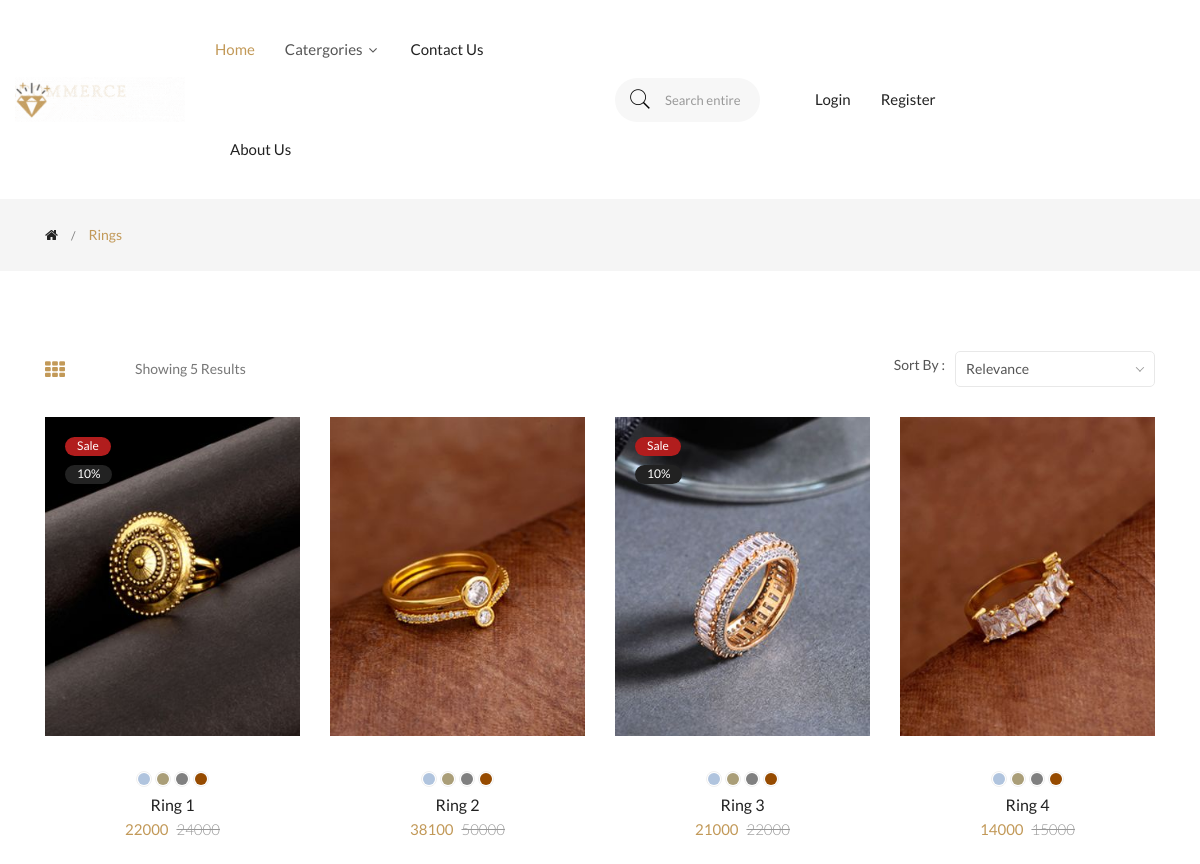
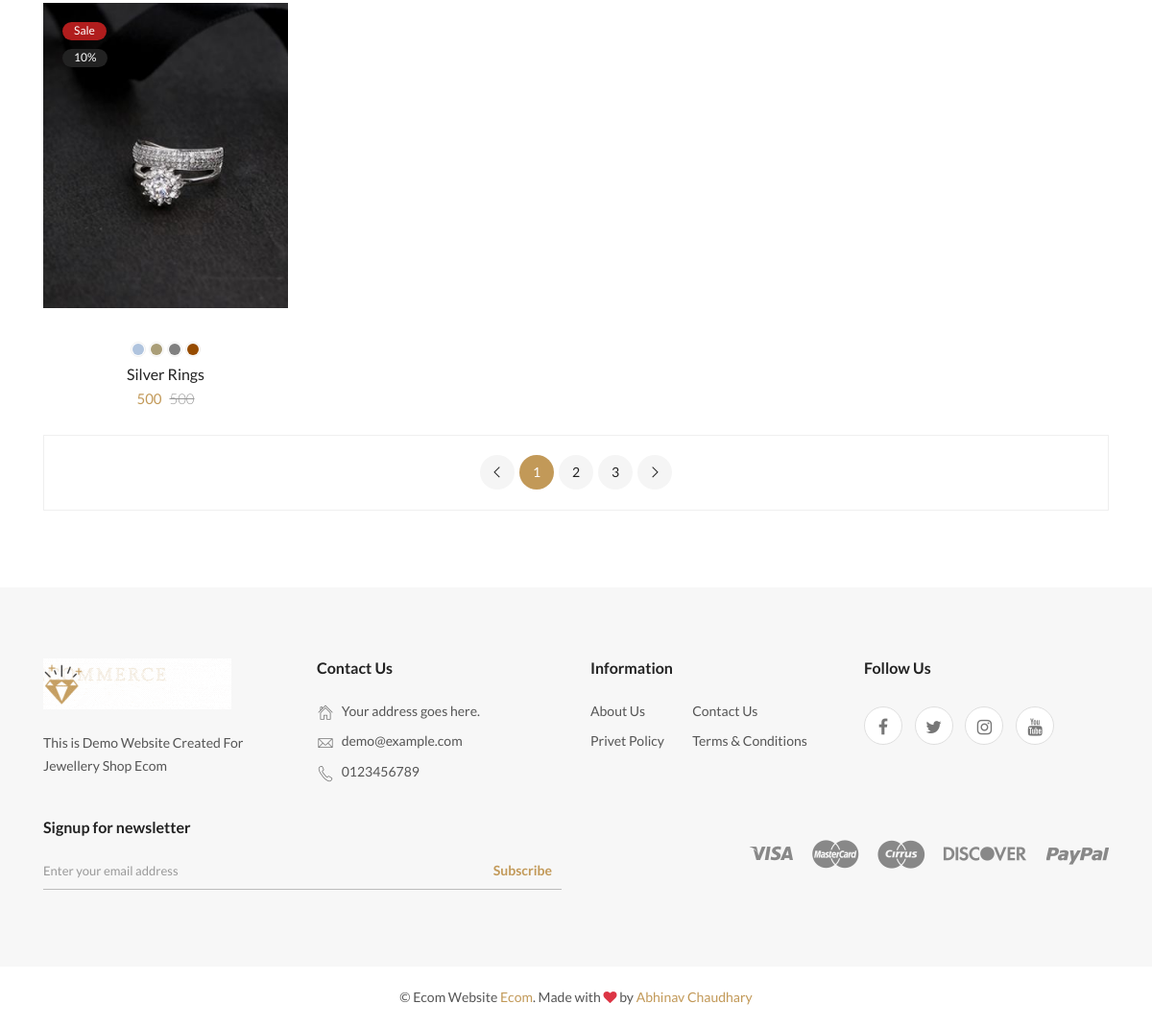
/shop/1, run on the app's committed database (2 pictures, top to bottom).
### app/models.py (models this page shows, shortened)
class SubCategory(models.Model):
    category = models.ForeignKey(Category, on_delete=models.CASCADE,null=True,blank=True)
    name = models.CharField(max_length=100)
    image = models.ImageField(upload_to="SubCategory" ,null =True ,blank=True)
    show = models.BooleanField(default=False)
    date  = models.DateField(auto_created=True)

class Product(models.Model):
    name = models.CharField(max_length=100)
    dsp= models.TextField(max_length=2000)
    price = models.IntegerField()
    D_price = models.IntegerField()
    sale = models.BooleanField(default=False)
    subCategory = models.ForeignKey(SubCategory,on_delete=models.CASCADE ,null=True,blank=True)
    image_1 = models.ImageField(upload_to='product')
    image_2 = models.ImageField(upload_to='product', blank=True, null = True)
    image_3 = models.ImageField(upload_to='product', blank=True, null = True)
    image_4 = models.ImageField(upload_to='product', blank=True, null = True)

### app/views.py (the view)
# urls.py: path('shop/<int:pk>',views.shop,name="shop"),
def shop(request,pk):
    if request.method =="GET":
        subcategory = SubCategory.objects.get(id = pk)
        product = Product.objects.filter(subCategory=subcategory)
    return render(request,"shop.html",{'product':product,"cat":subcategory})

### app/templates/shop.html (shortened to what this page needs)
{% extends 'base.html' %}
{% load static %}
{% block mainbody %}
    <main>
        <div class="breadcrumb-area">
            <div class="container">
                <div class="row">
                    <div class="col-12">
                        <div class="breadcrumb-wrap">
                            <nav aria-label="breadcrumb">
                                <ul class="breadcrumb">
                                    <li class="breadcrumb-item"><a href="{% url 'homepage' %}"><i class="fa fa-home"></i></a></li>
                                    <li class="breadcrumb-item active" aria-current="page">{{cat.name}}</li>
                                </ul>
                            </nav>
                        </div>
                    </div>
                </div>
            </div>
        </div>
        <div class="shop-main-wrapper section-padding">
            <div class="container">
                <div class="row">
                    <div class="col-lg-12">
                        <div class="shop-product-wrapper">
                            <div class="shop-top-bar">
                                <div class="row align-items-center">
                                    <div class="col-lg-7 col-md-6 order-2 order-md-1">
                                        <div class="top-bar-left">
                                            <div class="product-view-mode">
                                                <a class="active" href="#" data-target="grid-view" data-toggle="tooltip"
                                                    title="Grid View"><i class="fa fa-th"></i></a>
                                            </div>
                                            <div class="product-amount">
                                                <p>Showing {{product.count}} results</p>
                                            </div>
                                        </div>
                                    </div>
                                    <div class="col-lg-5 col-md-6 order-1 order-md-2">
                                        <div class="top-bar-right">
                                            <div class="product-short">
                                                <p>Sort By : </p>
                                            </div>
                                        </div>
                                    </div>
                                </div>
                            </div>
                            <div class="shop-product-wrap grid-view row mbn-30">
                            {% for i in product %}
                                <div class="col-lg-3 col-md-4 col-sm-6">
                                    <div class="product-item">
                                        <figure class="product-thumb">
                                            <a href="{% url 'productDetailView' i.id %}">
                                                <img class="pri-img" src="{{i.image_1.url}}"
                                                    alt="product">
                                            </a>
                                            {% if i.sale %}
                                            <div class="product-badge">
                                                <div class="product-label new">
                                                    <span>sale</span>
                                                </div>
                                                <div class="product-label discount">
                                                    <span>10%</span>
                                                </div>
                                            </div>{% endif %}
                                            <div class="button-group">
                                            </div>
                                        </figure>
                                        <div class="product-caption text-center">
                                            <div class="product-identity">
                                                <p class="manufacturer-name"><a href="product-details.html">{{i.category.name}}</a>
                                                </p>
                                            </div>
                                            <ul class="color-categories">
                                                <li>
                                                    <a class="c-lightblue" href="#" title="LightSteelblue"></a>
                                                </li>
                                                <li>
                                                    <a class="c-darktan" href="#" title="Darktan"></a>
                                                </li>
                                                <li>
                                                    <a class="c-grey" href="#" title="Grey"></a>
                                                </li>
                                                <li>
                                                    <a class="c-brown" href="#" title="Brown"></a>
                                                </li>
                                            </ul>
                                            <h6 class="product-name">
                                                <a href="product-details.html">{{i.name}}</a>
                                            </h6>
                                            <div class="price-box">
                                                <span class="price-regular">{{i.D_price}}</span>
                                                <span class="price-old"><del>{{i.price}}</del></span>
                                            </div>
                                        </div>
                                    </div>
                                  </div>{% endfor %}
                            </div>
                            <div class="paginatoin-area text-center">
                                <ul class="pagination-box">
                                    <li><a class="previous" href="#"><i class="pe-7s-angle-left"></i></a></li>
                                    <li class="active"><a href="#">1</a></li>
                                    <li><a href="#">2</a></li>
                                    <li><a href="#">3</a></li>
                                    <li><a class="next" href="#"><i class="pe-7s-angle-right"></i></a></li>
                                </ul>
                            </div>
                        </div>
                    </div>
                </div>
            </div>
        </div>
    </main>
{% endblock mainbody %}

### data on the page
SubCategory: name "Rings"
Product: image_1 (picture), sale "Sale", name "Ring 1", D_price "22000", price "24000"
Product: image_1 (picture), name "Ring 2", D_price "38100", price "50000"
Product: image_1 (picture), sale "Sale", name "Ring 3", D_price "21000", price "22000"
Product: image_1 (picture), name "Ring 4", D_price "14000", price "15000"
Product: image_1 (picture), sale "Sale", name "Silver Rings", D_price "500", price "500"

### other printed values
{{ product.count }} "5"
